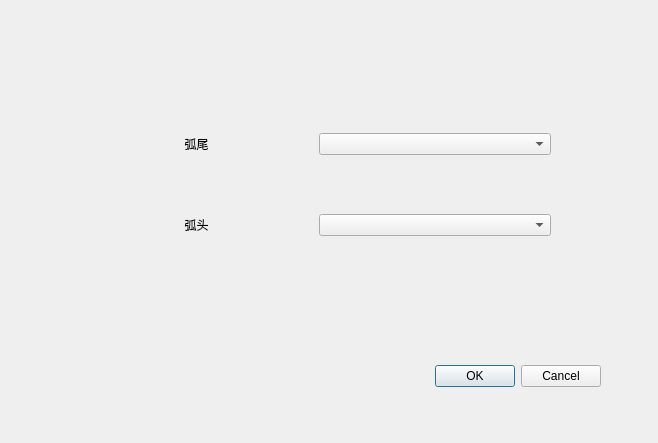
<?xml version="1.0" encoding="UTF-8"?>
<ui version="4.0">
 <class>Dialog_arc</class>
 <widget class="QDialog" name="Dialog_arc">
  <property name="geometry">
   <rect>
    <x>0</x>
    <y>0</y>
    <width>658</width>
    <height>443</height>
   </rect>
  </property>
  <property name="windowTitle">
   <string>Dialog</string>
  </property>
  <widget class="QDialogButtonBox" name="buttonBox">
   <property name="geometry">
    <rect>
     <x>260</x>
     <y>360</y>
     <width>341</width>
     <height>32</height>
    </rect>
   </property>
   <property name="orientation">
    <enum>Qt::Orientation::Horizontal</enum>
   </property>
   <property name="standardButtons">
    <set>QDialogButtonBox::StandardButton::Cancel|QDialogButtonBox::StandardButton::Ok</set>
   </property>
  </widget>
  <widget class="QWidget" name="verticalLayoutWidget">
   <property name="geometry">
    <rect>
     <x>80</x>
     <y>80</y>
     <width>471</width>
     <height>211</height>
    </rect>
   </property>
   <layout class="QVBoxLayout" name="verticalLayout">
    <item>
     <layout class="QHBoxLayout" name="horizontalLayout_2">
      <item>
       <widget class="QLabel" name="label_2">
        <property name="text">
         <string>弧尾</string>
        </property>
        <property name="alignment">
         <set>Qt::AlignmentFlag::AlignCenter</set>
        </property>
       </widget>
      </item>
      <item>
       <widget class="QComboBox" name="comboBox_3"/>
      </item>
     </layout>
    </item>
    <item>
     <layout class="QHBoxLayout" name="horizontalLayout">
      <item>
       <widget class="QLabel" name="label">
        <property name="text">
         <string>弧头</string>
        </property>
        <property name="alignment">
         <set>Qt::AlignmentFlag::AlignCenter</set>
        </property>
       </widget>
      </item>
      <item>
       <widget class="QComboBox" name="comboBox"/>
      </item>
     </layout>
    </item>
   </layout>
  </widget>
 </widget>
 <resources/>
 <connections>
  <connection>
   <sender>buttonBox</sender>
   <signal>accepted()</signal>
   <receiver>Dialog_arc</receiver>
   <slot>accept()</slot>
   <hints>
    <hint type="sourcelabel">
     <x>248</x>
     <y>254</y>
    </hint>
    <hint type="destinationlabel">
     <x>157</x>
     <y>274</y>
    </hint>
   </hints>
  </connection>
  <connection>
   <sender>buttonBox</sender>
   <signal>rejected()</signal>
   <receiver>Dialog_arc</receiver>
   <slot>reject()</slot>
   <hints>
    <hint type="sourcelabel">
     <x>316</x>
     <y>260</y>
    </hint>
    <hint type="destinationlabel">
     <x>286</x>
     <y>274</y>
    </hint>
   </hints>
  </connection>
 </connections>
</ui>
